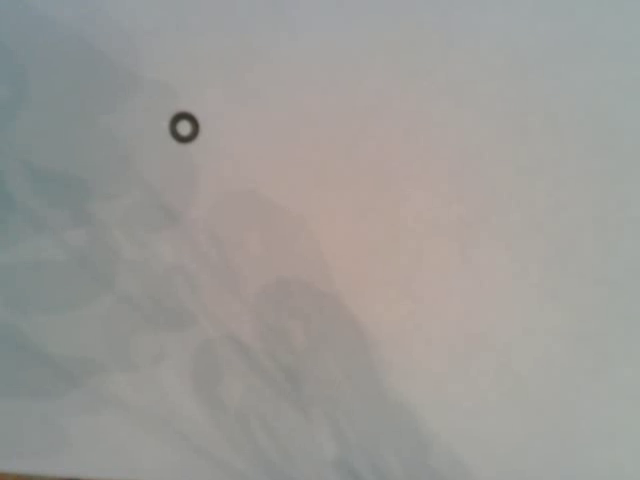
#> input picture frame 38 of data/cam_video.mp4, 640 x 480 px
$ python main.py
#> lines starting #> are read from the running program, lines starting #| are printed output that depends on the picture; after the words box and inside, x2 and y2 are one past the last pixel; in counts of white or black regions, pixels touching at a corner belong together
import cv2

cap = cv2.VideoCapture('data/cam_video.mp4')

while True:
    ret, frame = cap.read()
#> frame is the input picture: shape (480, 640, 3); mean B, G, R 151.6, 154.9, 156.5
    if not ret:
        break

    frame_gray = cv2.cvtColor(frame, cv2.COLOR_BGR2GRAY)
    _, frame_thresh = cv2.threshold(frame_gray, 100, 255, cv2.THRESH_BINARY_INV)
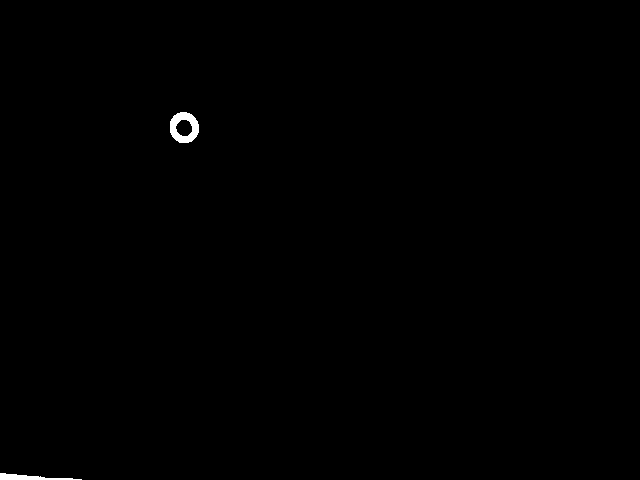
#> frame_thresh: shape (480, 640); 0.27% white; 2 white regions

    cnt, _ = cv2.findContours(frame_thresh, cv2.RETR_LIST, cv2.CHAIN_APPROX_NONE)
#> cnt = 3 contours; box (x1, y1, x2, y2) and area: (170, 112, 199, 143) 683, (175, 119, 193, 137) 220, (0, 473, 82, 480) 205
    cnt = max(cnt, key=cv2.contourArea)
#> cnt = contour of 84 points, box (x1, y1, x2, y2) (170, 112, 199, 143), area 683
    # cv2.drawContours(frame, cnt, -1, (255,0,0))
    M = cv2.moments(cnt)
#> M = moments, m00 683, centre m10/m00, m01/m00 = (183.8, 127.1)
    cX = int(M["m10"] / M["m00"])
#> cX = 183
    cY = int(M["m01"] / M["m00"])
#> cY = 127
    delta = 20
    cv2.line(frame, (cX - delta, cY), (cX + delta, cY), (0, 0, 255))
#> frame: shape (480, 640, 3); 0.01% of pixels changed, all inside (x1, y1, x2, y2) = (163, 127, 204, 128)
    cv2.line(frame, (cX, cY - delta), (cX, cY + delta), (0, 0, 255))
#> frame: shape (480, 640, 3); mean B, G, R 151.5, 154.9, 156.5
    cv2.imshow('frame', frame)
    if cv2.waitKey(30) == ord('q'):
#> (key q is pressed here)
        break
